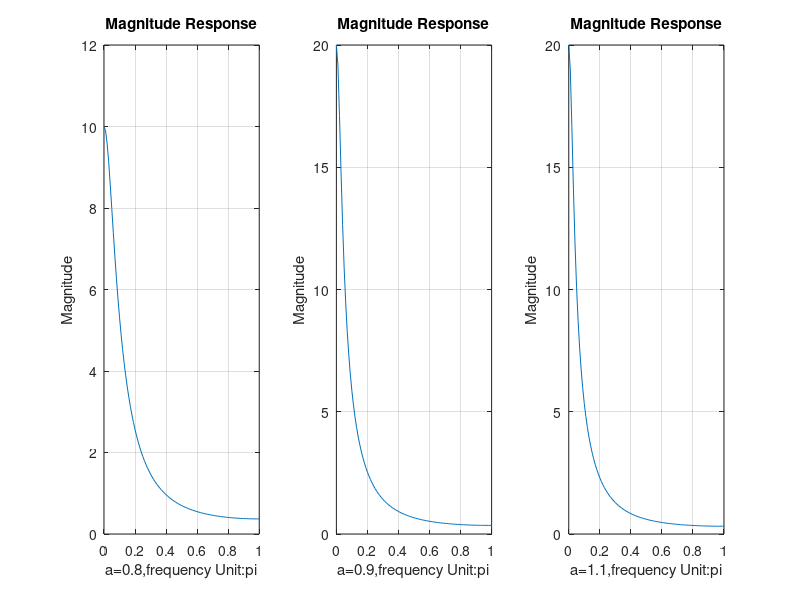

Here is the MATLAB script that generated this plot:
             subplot(1,3,1);
              a1=0.8;B=[1,0,0];A=[1,-(a1+0.5),0.5*a1];
       [H,w]=freqz(B,A,200,'whole');
       magH=abs(H(1:101));
 
       w=w(1:101);
       plot(w/pi,magH);grid
       xlabel('a=0.8,frequency Unit:pi');ylabel('Magnitude');
       title('Magnitude Response');

 subplot(1,3,2);
              a2=0.9;B=[1,0,0];A=[1,-(a2+0.5),0.5*a2];
       [H,w]=freqz(B,A,200,'whole');
       magH=abs(H(1:101));
 
       w=w(1:101);
      plot(w/pi,magH);grid
       xlabel('a=0.9,frequency Unit:pi');ylabel('Magnitude');
       title('Magnitude Response');
 subplot(1,3,3);
             a3=1.1;B=[1,0,0];A=[1,-(a3+0.5),0.5*a3];
       [H,w]=freqz(B,A,200,'whole');
       magH=abs(H(1:101));
 
       w=w(1:101);
 
       plot(w/pi,magH);grid
       xlabel('a=1.1,frequency Unit:pi');ylabel('Magnitude');
       title('Magnitude Response');
